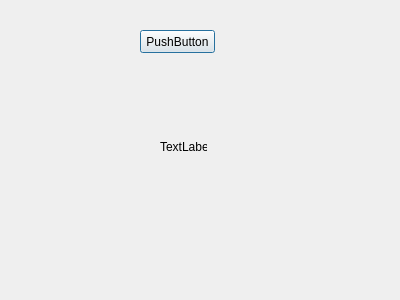
<?xml version="1.0" encoding="UTF-8"?>
<ui version="4.0">
 <class>Dialog</class>
 <widget class="QDialog" name="Dialog">
  <property name="geometry">
   <rect>
    <x>0</x>
    <y>0</y>
    <width>400</width>
    <height>300</height>
   </rect>
  </property>
  <property name="windowTitle">
   <string>Dialog</string>
  </property>
  <widget class="QLabel" name="label">
   <property name="geometry">
    <rect>
     <x>160</x>
     <y>140</y>
     <width>47</width>
     <height>13</height>
    </rect>
   </property>
   <property name="text">
    <string>TextLabel</string>
   </property>
  </widget>
  <widget class="QPushButton" name="pushButton">
   <property name="geometry">
    <rect>
     <x>140</x>
     <y>30</y>
     <width>75</width>
     <height>23</height>
    </rect>
   </property>
   <property name="text">
    <string>PushButton</string>
   </property>
  </widget>
 </widget>
 <resources/>
 <connections/>
</ui>
